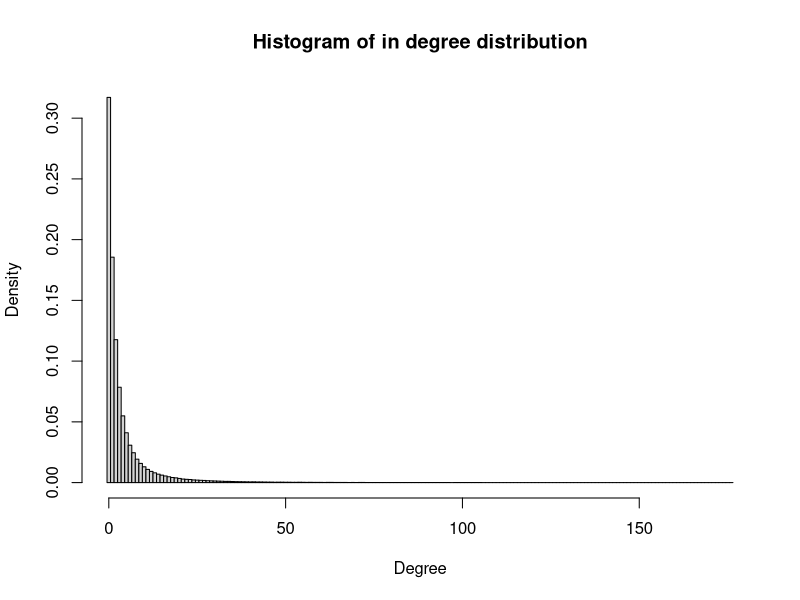
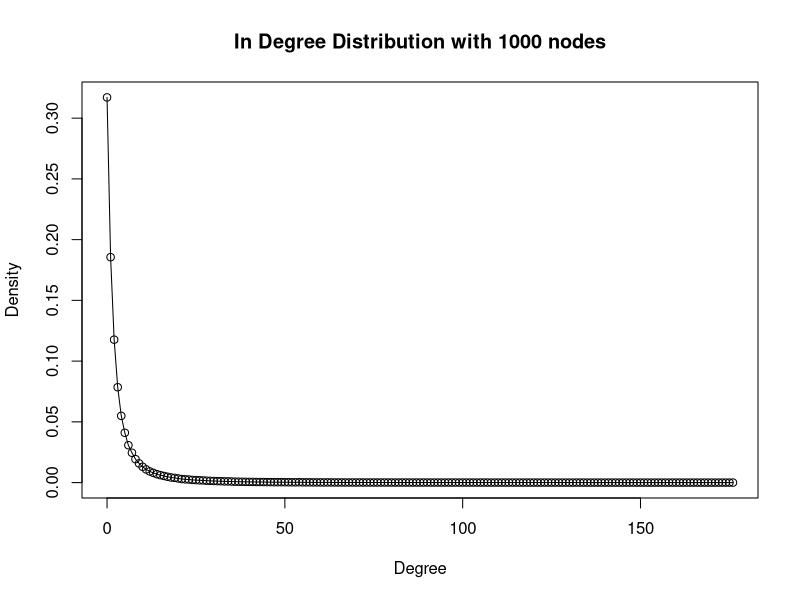
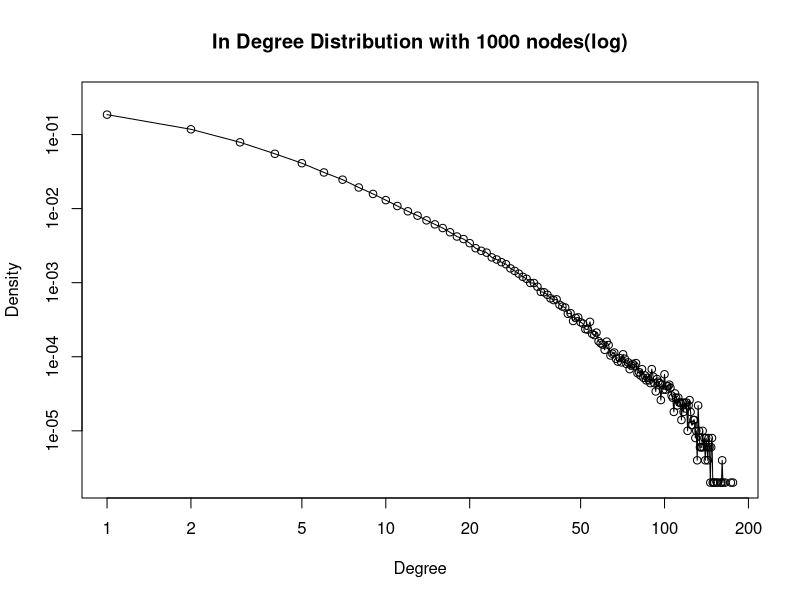
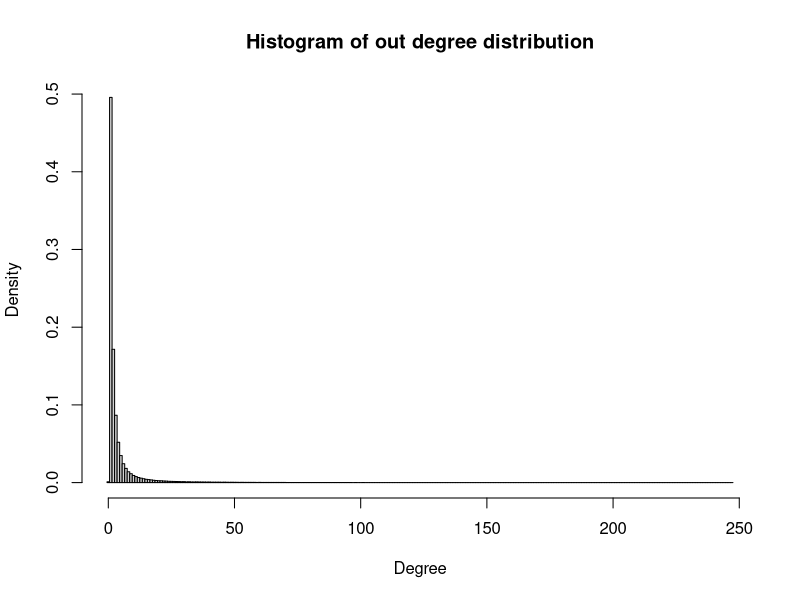
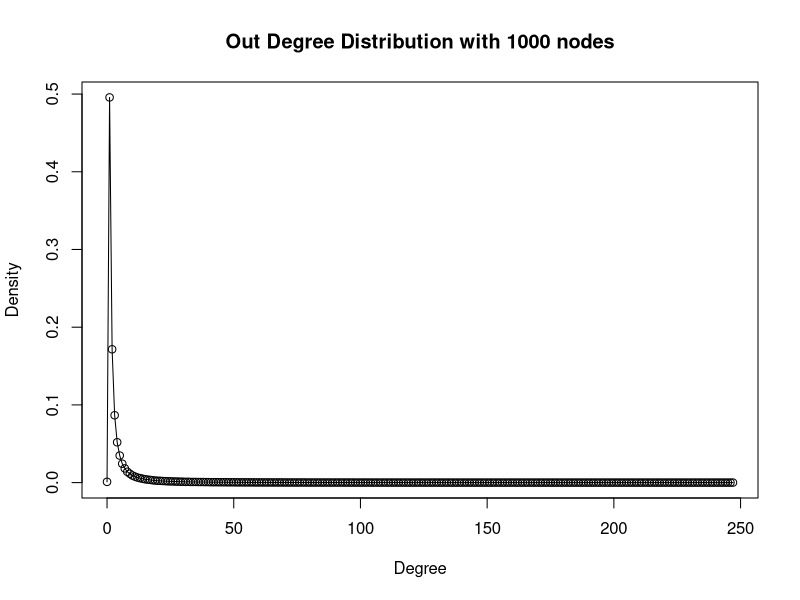
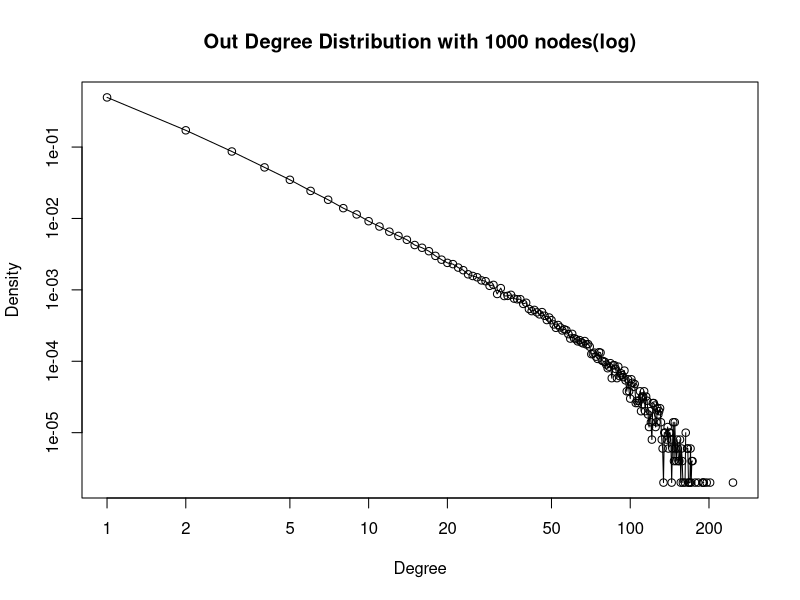

These charts were generated, in order, by the following R code:
library(igraph)

nodes = 1000
num_iterations = 500
deg1 = numeric()
deg2 = numeric()

for (i in 1:num_iterations){
  graph = forest.fire.game(nodes, fw.prob = 0.37, bw.factor = 0.32/0.37, directed = TRUE)
  deg1 = c(deg1, degree(graph, mode = "in"))
  deg2 = c(deg2, degree(graph, mode = "out"))
}

hist1 = hist(deg1, breaks = seq(-0.5, to = max(deg1) + 1, by = 1), freq = FALSE, main = "Histogram of in degree distribution", xlab = "Degree")
x1 = data.frame(x = hist1$mids, y = hist1$density)
plot(x1, type = "o", main = "In Degree Distribution with 1000 nodes", xlab = "Degree", ylab = "Density")
plot(x1, type = "o", log = "xy", main = "In Degree Distribution with 1000 nodes(log)", xlab = "Degree", ylab = "Density")

hist2 = hist(deg2, breaks = seq(-0.5, to = max(deg2) + 1, by = 1), freq = FALSE, main = "Histogram of out degree distribution", xlab = "Degree")
x2 = data.frame(x = hist2$mids, y = hist2$density)
plot(x2, type = "o", main = "Out Degree Distribution with 1000 nodes", xlab = "Degree", ylab = "Density")
plot(x2, type = "o", log = "xy", main = "Out Degree Distribution with 1000 nodes(log)", xlab = "Degree", ylab = "Density")

